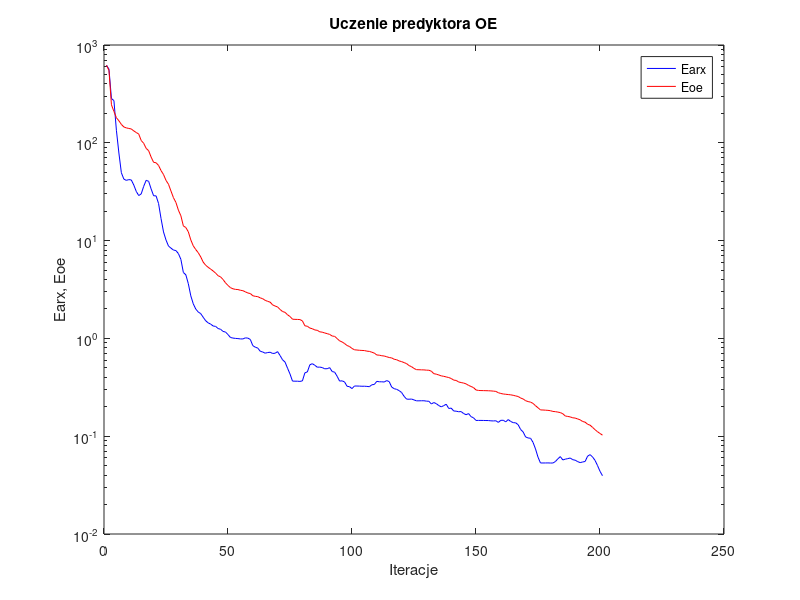
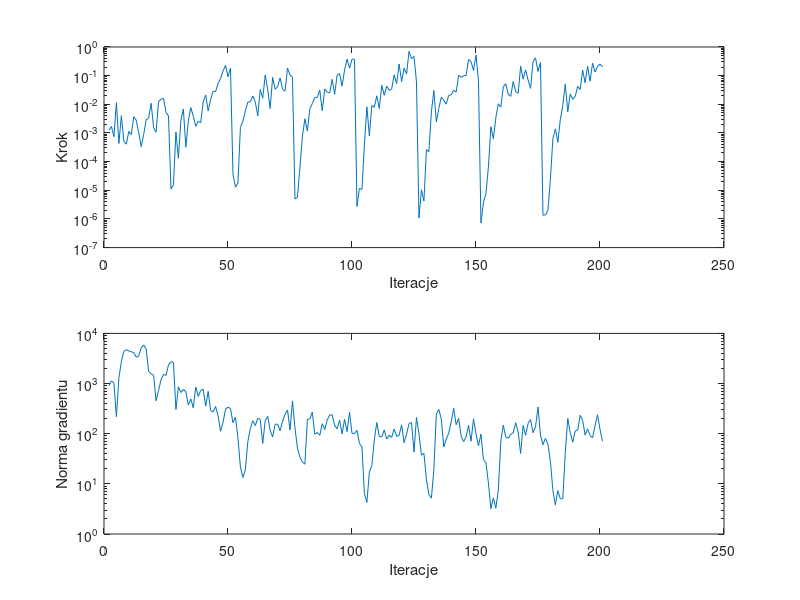

Write MATLAB code to recreate these figures, in order.
%uczenie predyktora oe
clear all;
n=0; farx(n+1)=6.201502e+002; foe(n+1)=6.208228e+002; wspucz(n+1)=0.000000e+000; ng(n+1)=0.000000e+000;
%odnowa zmiennej metryki
n=1; farx(n+1)=5.672372e+002; foe(n+1)=5.493579e+002; krok(n+1)=1.238012e-003; ng(n+1)=9.073692e+002;
n=2; farx(n+1)=2.833670e+002; foe(n+1)=2.446838e+002; krok(n+1)=1.686590e-003; ng(n+1)=1.132873e+003;
n=3; farx(n+1)=2.702310e+002; foe(n+1)=2.094744e+002; krok(n+1)=7.394410e-004; ng(n+1)=1.020948e+003;
n=4; farx(n+1)=1.341530e+002; foe(n+1)=1.804912e+002; krok(n+1)=1.142218e-002; ng(n+1)=2.178645e+002;
n=5; farx(n+1)=7.870169e+001; foe(n+1)=1.680177e+002; krok(n+1)=4.283128e-004; ng(n+1)=1.286269e+003;
n=6; farx(n+1)=4.941210e+001; foe(n+1)=1.542048e+002; krok(n+1)=3.999353e-003; ng(n+1)=2.753893e+003;
n=7; farx(n+1)=4.255263e+001; foe(n+1)=1.452259e+002; krok(n+1)=5.120833e-004; ng(n+1)=4.379977e+003;
n=8; farx(n+1)=4.129502e+001; foe(n+1)=1.421091e+002; krok(n+1)=4.060559e-004; ng(n+1)=4.728277e+003;
n=9; farx(n+1)=4.204591e+001; foe(n+1)=1.401724e+002; krok(n+1)=1.130223e-003; ng(n+1)=4.486458e+003;
n=10; farx(n+1)=4.171376e+001; foe(n+1)=1.386084e+002; krok(n+1)=8.713328e-004; ng(n+1)=4.301450e+003;
n=11; farx(n+1)=3.704862e+001; foe(n+1)=1.323283e+002; krok(n+1)=3.677109e-003; ng(n+1)=4.140521e+003;
n=12; farx(n+1)=3.187123e+001; foe(n+1)=1.274593e+002; krok(n+1)=2.778799e-003; ng(n+1)=3.351808e+003;
n=13; farx(n+1)=2.887805e+001; foe(n+1)=1.228034e+002; krok(n+1)=1.024167e-003; ng(n+1)=3.557407e+003;
n=14; farx(n+1)=3.001675e+001; foe(n+1)=1.056306e+002; krok(n+1)=3.325065e-004; ng(n+1)=5.096783e+003;
n=15; farx(n+1)=3.586722e+001; foe(n+1)=9.881061e+001; krok(n+1)=8.861138e-004; ng(n+1)=5.888084e+003;
n=16; farx(n+1)=4.134937e+001; foe(n+1)=8.770421e+001; krok(n+1)=2.823736e-003; ng(n+1)=4.865350e+003;
n=17; farx(n+1)=4.037512e+001; foe(n+1)=8.302661e+001; krok(n+1)=3.334617e-003; ng(n+1)=1.746766e+003;
n=18; farx(n+1)=3.377737e+001; foe(n+1)=7.147186e+001; krok(n+1)=1.086709e-002; ng(n+1)=1.563555e+003;
n=19; farx(n+1)=2.875236e+001; foe(n+1)=6.314968e+001; krok(n+1)=1.532691e-003; ng(n+1)=1.459613e+003;
n=20; farx(n+1)=2.866182e+001; foe(n+1)=6.249166e+001; krok(n+1)=1.058897e-003; ng(n+1)=4.525338e+002;
n=21; farx(n+1)=2.393438e+001; foe(n+1)=5.867659e+001; krok(n+1)=1.254246e-002; ng(n+1)=7.342773e+002;
n=22; farx(n+1)=1.679615e+001; foe(n+1)=5.198185e+001; krok(n+1)=1.503401e-002; ng(n+1)=1.189653e+003;
n=23; farx(n+1)=1.225932e+001; foe(n+1)=4.738093e+001; krok(n+1)=1.617035e-002; ng(n+1)=1.520761e+003;
n=24; farx(n+1)=1.014442e+001; foe(n+1)=4.126825e+001; krok(n+1)=5.320104e-003; ng(n+1)=1.451273e+003;
n=25; farx(n+1)=8.801925e+000; foe(n+1)=3.769971e+001; krok(n+1)=3.920371e-003; ng(n+1)=2.345596e+003;
%odnowa zmiennej metryki
n=26; farx(n+1)=8.375120e+000; foe(n+1)=3.214011e+001; krok(n+1)=1.109569e-005; ng(n+1)=2.734042e+003;
n=27; farx(n+1)=8.008134e+000; foe(n+1)=2.748315e+001; krok(n+1)=1.549177e-005; ng(n+1)=2.624853e+003;
n=28; farx(n+1)=7.907484e+000; foe(n+1)=2.454563e+001; krok(n+1)=1.078226e-003; ng(n+1)=3.042409e+002;
n=29; farx(n+1)=7.367353e+000; foe(n+1)=2.047771e+001; krok(n+1)=1.297027e-004; ng(n+1)=8.612637e+002;
n=30; farx(n+1)=6.428981e+000; foe(n+1)=1.793648e+001; krok(n+1)=2.778799e-003; ng(n+1)=6.643957e+002;
n=31; farx(n+1)=4.721522e+000; foe(n+1)=1.413077e+001; krok(n+1)=6.884472e-003; ng(n+1)=7.638864e+002;
n=32; farx(n+1)=4.467663e+000; foe(n+1)=1.360217e+001; krok(n+1)=3.185772e-004; ng(n+1)=6.882908e+002;
n=33; farx(n+1)=3.625131e+000; foe(n+1)=1.230109e+001; krok(n+1)=2.604174e-003; ng(n+1)=3.738402e+002;
n=34; farx(n+1)=2.722989e+000; foe(n+1)=1.016488e+001; krok(n+1)=7.632150e-003; ng(n+1)=4.926055e+002;
n=35; farx(n+1)=2.255151e+000; foe(n+1)=8.837812e+000; krok(n+1)=3.852167e-003; ng(n+1)=3.285095e+002;
n=36; farx(n+1)=1.995731e+000; foe(n+1)=8.098165e+000; krok(n+1)=1.709568e-003; ng(n+1)=8.505017e+002;
n=37; farx(n+1)=1.861235e+000; foe(n+1)=7.522573e+000; krok(n+1)=2.583925e-003; ng(n+1)=5.547716e+002;
n=38; farx(n+1)=1.792209e+000; foe(n+1)=6.813768e+000; krok(n+1)=2.314595e-003; ng(n+1)=7.284041e+002;
n=39; farx(n+1)=1.644929e+000; foe(n+1)=6.022277e+000; krok(n+1)=1.204622e-002; ng(n+1)=7.697160e+002;
n=40; farx(n+1)=1.515124e+000; foe(n+1)=5.600307e+000; krok(n+1)=2.117616e-002; ng(n+1)=3.536959e+002;
n=41; farx(n+1)=1.442119e+000; foe(n+1)=5.333945e+000; krok(n+1)=5.892055e-003; ng(n+1)=6.963195e+002;
n=42; farx(n+1)=1.400667e+000; foe(n+1)=5.110211e+000; krok(n+1)=1.477175e-002; ng(n+1)=2.907205e+002;
n=43; farx(n+1)=1.338982e+000; foe(n+1)=4.895265e+000; krok(n+1)=2.861011e-002; ng(n+1)=2.713808e+002;
n=44; farx(n+1)=1.327264e+000; foe(n+1)=4.646799e+000; krok(n+1)=2.780135e-002; ng(n+1)=3.494070e+002;
n=45; farx(n+1)=1.262069e+000; foe(n+1)=4.375757e+000; krok(n+1)=5.397089e-002; ng(n+1)=2.259736e+002;
n=46; farx(n+1)=1.239772e+000; foe(n+1)=4.257264e+000; krok(n+1)=8.005809e-002; ng(n+1)=1.119330e+002;
n=47; farx(n+1)=1.179080e+000; foe(n+1)=4.003472e+000; krok(n+1)=1.453256e-001; ng(n+1)=1.687250e+002;
n=48; farx(n+1)=1.161300e+000; foe(n+1)=3.699242e+000; krok(n+1)=2.278082e-001; ng(n+1)=3.067690e+002;
n=49; farx(n+1)=1.093443e+000; foe(n+1)=3.478803e+000; krok(n+1)=9.137743e-002; ng(n+1)=3.382660e+002;
n=50; farx(n+1)=1.021723e+000; foe(n+1)=3.301257e+000; krok(n+1)=1.818254e-001; ng(n+1)=3.176050e+002;
%odnowa zmiennej metryki
n=51; farx(n+1)=1.007774e+000; foe(n+1)=3.215533e+000; krok(n+1)=3.673902e-005; ng(n+1)=1.659914e+002;
n=52; farx(n+1)=1.000371e+000; foe(n+1)=3.171025e+000; krok(n+1)=1.283755e-005; ng(n+1)=2.146578e+002;
n=53; farx(n+1)=9.955657e-001; foe(n+1)=3.158345e+000; krok(n+1)=1.786413e-005; ng(n+1)=8.388179e+001;
n=54; farx(n+1)=9.879412e-001; foe(n+1)=3.106900e+000; krok(n+1)=1.568349e-003; ng(n+1)=2.169728e+001;
n=55; farx(n+1)=9.870151e-001; foe(n+1)=3.075332e+000; krok(n+1)=2.564143e-003; ng(n+1)=1.344795e+001;
n=56; farx(n+1)=1.012771e+000; foe(n+1)=2.992977e+000; krok(n+1)=5.894618e-003; ng(n+1)=1.893774e+001;
n=57; farx(n+1)=1.007119e+000; foe(n+1)=2.911573e+000; krok(n+1)=1.189189e-002; ng(n+1)=6.987375e+001;
n=58; farx(n+1)=9.755614e-001; foe(n+1)=2.876156e+000; krok(n+1)=1.223760e-002; ng(n+1)=1.264497e+002;
n=59; farx(n+1)=8.431495e-001; foe(n+1)=2.730421e+000; krok(n+1)=1.958773e-002; ng(n+1)=1.816512e+002;
n=60; farx(n+1)=8.134112e-001; foe(n+1)=2.692766e+000; krok(n+1)=1.219985e-002; ng(n+1)=1.453871e+002;
n=61; farx(n+1)=7.959789e-001; foe(n+1)=2.672943e+000; krok(n+1)=3.941672e-003; ng(n+1)=2.031085e+002;
n=62; farx(n+1)=7.387607e-001; foe(n+1)=2.596789e+000; krok(n+1)=3.266584e-002; ng(n+1)=1.922431e+002;
n=63; farx(n+1)=7.260997e-001; foe(n+1)=2.545070e+000; krok(n+1)=1.626130e-002; ng(n+1)=6.389943e+001;
n=64; farx(n+1)=7.059899e-001; foe(n+1)=2.449079e+000; krok(n+1)=1.046893e-001; ng(n+1)=1.816359e+002;
n=65; farx(n+1)=7.172477e-001; foe(n+1)=2.392518e+000; krok(n+1)=3.244437e-002; ng(n+1)=2.217661e+002;
n=66; farx(n+1)=7.215991e-001; foe(n+1)=2.348008e+000; krok(n+1)=7.152527e-003; ng(n+1)=1.173046e+002;
n=67; farx(n+1)=7.014923e-001; foe(n+1)=2.200003e+000; krok(n+1)=8.662598e-002; ng(n+1)=8.594148e+001;
n=68; farx(n+1)=7.053615e-001; foe(n+1)=2.143422e+000; krok(n+1)=3.329590e-002; ng(n+1)=1.540668e+002;
n=69; farx(n+1)=7.321629e-001; foe(n+1)=2.095921e+000; krok(n+1)=4.138946e-002; ng(n+1)=1.553597e+002;
n=70; farx(n+1)=6.676472e-001; foe(n+1)=1.976407e+000; krok(n+1)=8.372621e-002; ng(n+1)=1.148030e+002;
n=71; farx(n+1)=6.042548e-001; foe(n+1)=1.881978e+000; krok(n+1)=3.387226e-002; ng(n+1)=1.771149e+002;
n=72; farx(n+1)=5.725082e-001; foe(n+1)=1.846928e+000; krok(n+1)=2.867438e-002; ng(n+1)=2.443493e+002;
n=73; farx(n+1)=4.962805e-001; foe(n+1)=1.744320e+000; krok(n+1)=1.845727e-001; ng(n+1)=2.972524e+002;
n=74; farx(n+1)=4.326890e-001; foe(n+1)=1.674190e+000; krok(n+1)=1.057059e-001; ng(n+1)=1.187166e+002;
n=75; farx(n+1)=3.660482e-001; foe(n+1)=1.571824e+000; krok(n+1)=8.892157e-002; ng(n+1)=4.517896e+002;
%odnowa zmiennej metryki
n=76; farx(n+1)=3.652069e-001; foe(n+1)=1.565408e+000; krok(n+1)=4.944182e-006; ng(n+1)=1.307070e+002;
n=77; farx(n+1)=3.650942e-001; foe(n+1)=1.563149e+000; krok(n+1)=5.828323e-006; ng(n+1)=5.177342e+001;
n=78; farx(n+1)=3.632896e-001; foe(n+1)=1.557851e+000; krok(n+1)=6.235827e-005; ng(n+1)=3.404000e+001;
n=79; farx(n+1)=3.679331e-001; foe(n+1)=1.510756e+000; krok(n+1)=7.740461e-004; ng(n+1)=2.749364e+001;
n=80; farx(n+1)=4.445292e-001; foe(n+1)=1.345387e+000; krok(n+1)=3.127439e-003; ng(n+1)=2.466877e+001;
n=81; farx(n+1)=4.544762e-001; foe(n+1)=1.331159e+000; krok(n+1)=1.162042e-003; ng(n+1)=1.908904e+002;
n=82; farx(n+1)=5.373293e-001; foe(n+1)=1.275441e+000; krok(n+1)=6.947618e-003; ng(n+1)=1.983156e+002;
n=83; farx(n+1)=5.513851e-001; foe(n+1)=1.256238e+000; krok(n+1)=1.063635e-002; ng(n+1)=2.679934e+002;
n=84; farx(n+1)=5.313465e-001; foe(n+1)=1.220285e+000; krok(n+1)=1.748904e-002; ng(n+1)=9.760038e+001;
n=85; farx(n+1)=5.075565e-001; foe(n+1)=1.209743e+000; krok(n+1)=1.725161e-002; ng(n+1)=1.060544e+002;
n=86; farx(n+1)=5.089898e-001; foe(n+1)=1.167669e+000; krok(n+1)=3.133413e-002; ng(n+1)=9.261735e+001;
n=87; farx(n+1)=5.031974e-001; foe(n+1)=1.157937e+000; krok(n+1)=5.980899e-003; ng(n+1)=1.584138e+002;
n=88; farx(n+1)=4.891329e-001; foe(n+1)=1.136583e+000; krok(n+1)=3.426151e-002; ng(n+1)=1.208069e+002;
n=89; farx(n+1)=4.902074e-001; foe(n+1)=1.118394e+000; krok(n+1)=2.643052e-002; ng(n+1)=1.878257e+002;
n=90; farx(n+1)=5.022289e-001; foe(n+1)=1.098297e+000; krok(n+1)=2.502768e-002; ng(n+1)=2.353769e+002;
n=91; farx(n+1)=4.584635e-001; foe(n+1)=1.057668e+000; krok(n+1)=7.413078e-002; ng(n+1)=2.381311e+002;
n=92; farx(n+1)=4.517397e-001; foe(n+1)=1.049134e+000; krok(n+1)=2.219272e-002; ng(n+1)=1.460199e+002;
n=93; farx(n+1)=4.101144e-001; foe(n+1)=9.966188e-001; krok(n+1)=1.046893e-001; ng(n+1)=1.251787e+002;
n=94; farx(n+1)=3.661838e-001; foe(n+1)=9.438813e-001; krok(n+1)=1.191056e-001; ng(n+1)=1.865999e+002;
n=95; farx(n+1)=3.682928e-001; foe(n+1)=9.202408e-001; krok(n+1)=4.331299e-002; ng(n+1)=9.820451e+001;
n=96; farx(n+1)=3.589496e-001; foe(n+1)=8.863225e-001; krok(n+1)=1.571889e-001; ng(n+1)=1.927610e+002;
n=97; farx(n+1)=3.239105e-001; foe(n+1)=8.457981e-001; krok(n+1)=3.772555e-001; ng(n+1)=1.100530e+002;
n=98; farx(n+1)=3.209707e-001; foe(n+1)=8.262747e-001; krok(n+1)=1.827549e-001; ng(n+1)=2.677744e+002;
n=99; farx(n+1)=3.068020e-001; foe(n+1)=7.894841e-001; krok(n+1)=3.785765e-001; ng(n+1)=1.014511e+002;
n=100; farx(n+1)=3.260988e-001; foe(n+1)=7.648776e-001; krok(n+1)=3.655097e-001; ng(n+1)=1.006541e+002;
%odnowa zmiennej metryki
n=101; farx(n+1)=3.258851e-001; foe(n+1)=7.604823e-001; krok(n+1)=2.732928e-006; ng(n+1)=1.173653e+002;
n=102; farx(n+1)=3.252572e-001; foe(n+1)=7.560317e-001; krok(n+1)=1.161317e-005; ng(n+1)=6.375324e+001;
n=103; farx(n+1)=3.241135e-001; foe(n+1)=7.531571e-001; krok(n+1)=1.061240e-005; ng(n+1)=5.457858e+001;
n=104; farx(n+1)=3.244083e-001; foe(n+1)=7.513222e-001; krok(n+1)=3.885492e-004; ng(n+1)=6.380675e+000;
n=105; farx(n+1)=3.230993e-001; foe(n+1)=7.407899e-001; krok(n+1)=8.128862e-003; ng(n+1)=4.265093e+000;
n=106; farx(n+1)=3.208342e-001; foe(n+1)=7.363841e-001; krok(n+1)=7.937301e-004; ng(n+1)=1.717784e+001;
n=107; farx(n+1)=3.355969e-001; foe(n+1)=7.222818e-001; krok(n+1)=9.030079e-003; ng(n+1)=2.322592e+001;
n=108; farx(n+1)=3.381497e-001; foe(n+1)=7.073993e-001; krok(n+1)=7.883344e-003; ng(n+1)=7.645247e+001;
n=109; farx(n+1)=3.639733e-001; foe(n+1)=6.767709e-001; krok(n+1)=1.973299e-002; ng(n+1)=1.672500e+002;
n=110; farx(n+1)=3.600642e-001; foe(n+1)=6.737821e-001; krok(n+1)=7.164989e-003; ng(n+1)=8.786133e+001;
n=111; farx(n+1)=3.600706e-001; foe(n+1)=6.649883e-001; krok(n+1)=4.544795e-002; ng(n+1)=8.673066e+001;
n=112; farx(n+1)=3.582803e-001; foe(n+1)=6.605056e-001; krok(n+1)=2.067140e-002; ng(n+1)=1.189503e+002;
n=113; farx(n+1)=3.705208e-001; foe(n+1)=6.489466e-001; krok(n+1)=4.294671e-002; ng(n+1)=7.816231e+001;
n=114; farx(n+1)=3.613327e-001; foe(n+1)=6.376111e-001; krok(n+1)=3.054889e-002; ng(n+1)=9.330670e+001;
n=115; farx(n+1)=3.180439e-001; foe(n+1)=6.315338e-001; krok(n+1)=3.452721e-002; ng(n+1)=8.434613e+001;
n=116; farx(n+1)=3.061259e-001; foe(n+1)=6.121132e-001; krok(n+1)=1.071906e-001; ng(n+1)=1.231928e+002;
n=117; farx(n+1)=3.014393e-001; foe(n+1)=6.051408e-001; krok(n+1)=5.235740e-002; ng(n+1)=8.823744e+001;
n=118; farx(n+1)=2.923856e-001; foe(n+1)=5.883919e-001; krok(n+1)=2.554195e-001; ng(n+1)=9.332413e+001;
n=119; farx(n+1)=2.797080e-001; foe(n+1)=5.790141e-001; krok(n+1)=6.209076e-002; ng(n+1)=1.503736e+002;
n=120; farx(n+1)=2.558597e-001; foe(n+1)=5.656058e-001; krok(n+1)=1.827549e-001; ng(n+1)=6.653578e+001;
n=121; farx(n+1)=2.395878e-001; foe(n+1)=5.528027e-001; krok(n+1)=1.143175e-001; ng(n+1)=9.807130e+001;
n=122; farx(n+1)=2.387849e-001; foe(n+1)=5.274222e-001; krok(n+1)=7.101669e-001; ng(n+1)=1.594975e+002;
n=123; farx(n+1)=2.398101e-001; foe(n+1)=5.140492e-001; krok(n+1)=3.886554e-001; ng(n+1)=1.667554e+002;
n=124; farx(n+1)=2.349792e-001; foe(n+1)=4.931012e-001; krok(n+1)=4.714530e-001; ng(n+1)=4.283527e+001;
n=125; farx(n+1)=2.299717e-001; foe(n+1)=4.790889e-001; krok(n+1)=6.064424e-002; ng(n+1)=2.105501e+002;
%odnowa zmiennej metryki
n=126; farx(n+1)=2.300371e-001; foe(n+1)=4.781120e-001; krok(n+1)=1.079046e-006; ng(n+1)=1.008226e+002;
n=127; farx(n+1)=2.303997e-001; foe(n+1)=4.769881e-001; krok(n+1)=1.046074e-005; ng(n+1)=3.741643e+001;
n=128; farx(n+1)=2.304414e-001; foe(n+1)=4.765024e-001; krok(n+1)=4.233048e-006; ng(n+1)=4.050515e+001;
n=129; farx(n+1)=2.283468e-001; foe(n+1)=4.734807e-001; krok(n+1)=2.594055e-004; ng(n+1)=1.231787e+001;
n=130; farx(n+1)=2.276031e-001; foe(n+1)=4.727375e-001; krok(n+1)=2.224361e-004; ng(n+1)=6.036958e+000;
n=131; farx(n+1)=2.135148e-001; foe(n+1)=4.619114e-001; krok(n+1)=5.296999e-003; ng(n+1)=5.181913e+000;
n=132; farx(n+1)=2.209422e-001; foe(n+1)=4.358098e-001; krok(n+1)=3.050997e-002; ng(n+1)=1.870943e+001;
n=133; farx(n+1)=2.150152e-001; foe(n+1)=4.308329e-001; krok(n+1)=2.422929e-003; ng(n+1)=2.437917e+002;
n=134; farx(n+1)=2.056160e-001; foe(n+1)=4.226760e-001; krok(n+1)=7.191676e-003; ng(n+1)=3.046252e+002;
n=135; farx(n+1)=1.996729e-001; foe(n+1)=4.138888e-001; krok(n+1)=1.761298e-002; ng(n+1)=1.978243e+002;
n=136; farx(n+1)=2.054698e-001; foe(n+1)=4.095460e-001; krok(n+1)=1.370601e-002; ng(n+1)=5.419394e+001;
n=137; farx(n+1)=2.123676e-001; foe(n+1)=4.037069e-001; krok(n+1)=1.008597e-002; ng(n+1)=7.811985e+001;
n=138; farx(n+1)=1.921984e-001; foe(n+1)=3.978985e-001; krok(n+1)=2.065111e-002; ng(n+1)=1.026500e+002;
n=139; farx(n+1)=1.937461e-001; foe(n+1)=3.891683e-001; krok(n+1)=2.147336e-002; ng(n+1)=1.719523e+002;
n=140; farx(n+1)=1.811451e-001; foe(n+1)=3.745574e-001; krok(n+1)=3.081734e-002; ng(n+1)=3.217558e+002;
n=141; farx(n+1)=1.802513e-001; foe(n+1)=3.718474e-001; krok(n+1)=2.667694e-002; ng(n+1)=1.507164e+002;
n=142; farx(n+1)=1.778510e-001; foe(n+1)=3.584446e-001; krok(n+1)=1.039503e-001; ng(n+1)=2.011426e+002;
n=143; farx(n+1)=1.785640e-001; foe(n+1)=3.537036e-001; krok(n+1)=8.764941e-002; ng(n+1)=8.994765e+001;
n=144; farx(n+1)=1.705717e-001; foe(n+1)=3.494074e-001; krok(n+1)=9.907791e-002; ng(n+1)=6.929995e+001;
n=145; farx(n+1)=1.658931e-001; foe(n+1)=3.428622e-001; krok(n+1)=1.006999e-001; ng(n+1)=8.565073e+001;
n=146; farx(n+1)=1.703269e-001; foe(n+1)=3.307646e-001; krok(n+1)=3.655097e-001; ng(n+1)=1.467508e+002;
n=147; farx(n+1)=1.585150e-001; foe(n+1)=3.225376e-001; krok(n+1)=3.106282e-001; ng(n+1)=7.086217e+001;
n=148; farx(n+1)=1.541869e-001; foe(n+1)=3.140958e-001; krok(n+1)=1.514569e-001; ng(n+1)=1.980037e+002;
n=149; farx(n+1)=1.449919e-001; foe(n+1)=2.970207e-001; krok(n+1)=5.250759e-001; ng(n+1)=9.809139e+001;
n=150; farx(n+1)=1.450178e-001; foe(n+1)=2.937736e-001; krok(n+1)=6.601690e-002; ng(n+1)=5.718699e+001;
%odnowa zmiennej metryki
n=151; farx(n+1)=1.450048e-001; foe(n+1)=2.928908e-001; krok(n+1)=7.164804e-007; ng(n+1)=9.804655e+001;
n=152; farx(n+1)=1.448573e-001; foe(n+1)=2.925496e-001; krok(n+1)=3.789157e-006; ng(n+1)=3.025264e+001;
n=153; farx(n+1)=1.446716e-001; foe(n+1)=2.920532e-001; krok(n+1)=7.559984e-006; ng(n+1)=2.647408e+001;
n=154; farx(n+1)=1.445519e-001; foe(n+1)=2.915557e-001; krok(n+1)=6.490171e-005; ng(n+1)=1.048117e+001;
n=155; farx(n+1)=1.436304e-001; foe(n+1)=2.905676e-001; krok(n+1)=1.651908e-003; ng(n+1)=3.205994e+000;
n=156; farx(n+1)=1.432553e-001; foe(n+1)=2.890722e-001; krok(n+1)=6.298318e-004; ng(n+1)=5.255592e+000;
n=157; farx(n+1)=1.438777e-001; foe(n+1)=2.871755e-001; krok(n+1)=3.456065e-003; ng(n+1)=3.284917e+000;
n=158; farx(n+1)=1.384599e-001; foe(n+1)=2.783548e-001; krok(n+1)=1.038090e-002; ng(n+1)=7.555438e+000;
n=159; farx(n+1)=1.453182e-001; foe(n+1)=2.735392e-001; krok(n+1)=8.017859e-003; ng(n+1)=7.050179e+001;
n=160; farx(n+1)=1.455090e-001; foe(n+1)=2.701625e-001; krok(n+1)=4.016599e-002; ng(n+1)=1.477935e+002;
n=161; farx(n+1)=1.402371e-001; foe(n+1)=2.683300e-001; krok(n+1)=5.234463e-002; ng(n+1)=8.599877e+001;
n=162; farx(n+1)=1.479336e-001; foe(n+1)=2.666177e-001; krok(n+1)=2.262062e-002; ng(n+1)=8.122070e+001;
n=163; farx(n+1)=1.414674e-001; foe(n+1)=2.648277e-001; krok(n+1)=1.887308e-002; ng(n+1)=9.700727e+001;
n=164; farx(n+1)=1.376007e-001; foe(n+1)=2.619656e-001; krok(n+1)=6.287977e-002; ng(n+1)=1.039311e+002;
n=165; farx(n+1)=1.370285e-001; foe(n+1)=2.581104e-001; krok(n+1)=2.753789e-002; ng(n+1)=1.653773e+002;
n=166; farx(n+1)=1.309363e-001; foe(n+1)=2.547248e-001; krok(n+1)=2.439969e-002; ng(n+1)=1.091312e+002;
n=167; farx(n+1)=1.170524e-001; foe(n+1)=2.455730e-001; krok(n+1)=2.144024e-001; ng(n+1)=4.037760e+001;
n=168; farx(n+1)=1.106257e-001; foe(n+1)=2.403161e-001; krok(n+1)=7.514923e-002; ng(n+1)=1.456811e+002;
n=169; farx(n+1)=9.828686e-002; foe(n+1)=2.307312e-001; krok(n+1)=1.587379e-001; ng(n+1)=9.303952e+001;
n=170; farx(n+1)=9.595132e-002; foe(n+1)=2.259337e-001; krok(n+1)=7.045190e-002; ng(n+1)=1.604429e+002;
n=171; farx(n+1)=9.522914e-002; foe(n+1)=2.230620e-001; krok(n+1)=3.595477e-002; ng(n+1)=1.909068e+002;
n=172; farx(n+1)=8.645085e-002; foe(n+1)=2.163863e-001; krok(n+1)=3.081903e-001; ng(n+1)=1.046698e+002;
n=173; farx(n+1)=7.403981e-002; foe(n+1)=2.049341e-001; krok(n+1)=4.187571e-001; ng(n+1)=1.369325e+002;
n=174; farx(n+1)=6.104757e-002; foe(n+1)=1.953181e-001; krok(n+1)=1.400181e-001; ng(n+1)=3.406981e+002;
n=175; farx(n+1)=5.323734e-002; foe(n+1)=1.856748e-001; krok(n+1)=2.909773e-001; ng(n+1)=9.413314e+001;
%odnowa zmiennej metryki
n=176; farx(n+1)=5.324332e-002; foe(n+1)=1.853295e-001; krok(n+1)=1.344676e-006; ng(n+1)=6.059880e+001;
n=177; farx(n+1)=5.325696e-002; foe(n+1)=1.845523e-001; krok(n+1)=1.382650e-006; ng(n+1)=8.027379e+001;
n=178; farx(n+1)=5.332935e-002; foe(n+1)=1.837677e-001; krok(n+1)=1.984585e-006; ng(n+1)=6.195749e+001;
n=179; farx(n+1)=5.318168e-002; foe(n+1)=1.823268e-001; krok(n+1)=2.418894e-005; ng(n+1)=2.816293e+001;
n=180; farx(n+1)=5.317701e-002; foe(n+1)=1.791983e-001; krok(n+1)=6.369581e-004; ng(n+1)=7.418479e+000;
n=181; farx(n+1)=5.504858e-002; foe(n+1)=1.782490e-001; krok(n+1)=1.387045e-003; ng(n+1)=3.800931e+000;
n=182; farx(n+1)=5.868374e-002; foe(n+1)=1.764198e-001; krok(n+1)=4.704542e-004; ng(n+1)=7.345648e+000;
n=183; farx(n+1)=6.183923e-002; foe(n+1)=1.743706e-001; krok(n+1)=2.962391e-003; ng(n+1)=5.029473e+000;
n=184; farx(n+1)=5.719000e-002; foe(n+1)=1.698076e-001; krok(n+1)=9.150227e-003; ng(n+1)=5.048905e+000;
n=185; farx(n+1)=5.824413e-002; foe(n+1)=1.608905e-001; krok(n+1)=5.082412e-002; ng(n+1)=4.195892e+001;
n=186; farx(n+1)=5.899301e-002; foe(n+1)=1.592793e-001; krok(n+1)=5.457942e-003; ng(n+1)=2.016626e+002;
n=187; farx(n+1)=5.983347e-002; foe(n+1)=1.574874e-001; krok(n+1)=2.284436e-002; ng(n+1)=1.056138e+002;
n=188; farx(n+1)=5.755700e-002; foe(n+1)=1.542661e-001; krok(n+1)=1.501192e-002; ng(n+1)=6.726735e+001;
n=189; farx(n+1)=5.682142e-002; foe(n+1)=1.532472e-001; krok(n+1)=1.868912e-002; ng(n+1)=1.131663e+002;
n=190; farx(n+1)=5.497088e-002; foe(n+1)=1.501061e-001; krok(n+1)=4.235232e-002; ng(n+1)=1.179375e+002;
n=191; farx(n+1)=5.370182e-002; foe(n+1)=1.470719e-001; krok(n+1)=3.281725e-002; ng(n+1)=2.330686e+002;
n=192; farx(n+1)=5.450527e-002; foe(n+1)=1.413547e-001; krok(n+1)=1.568265e-001; ng(n+1)=1.850359e+002;
n=193; farx(n+1)=5.516502e-002; foe(n+1)=1.392455e-001; krok(n+1)=5.623415e-002; ng(n+1)=9.347188e+001;
n=194; farx(n+1)=6.252175e-002; foe(n+1)=1.324504e-001; krok(n+1)=2.143812e-001; ng(n+1)=1.249451e+002;
n=195; farx(n+1)=6.479764e-002; foe(n+1)=1.296544e-001; krok(n+1)=6.407656e-002; ng(n+1)=9.193094e+001;
n=196; farx(n+1)=6.135212e-002; foe(n+1)=1.231321e-001; krok(n+1)=2.725288e-001; ng(n+1)=8.353674e+001;
n=197; farx(n+1)=5.656736e-002; foe(n+1)=1.166182e-001; krok(n+1)=1.331896e-001; ng(n+1)=1.439437e+002;
n=198; farx(n+1)=5.012907e-002; foe(n+1)=1.111214e-001; krok(n+1)=2.134155e-001; ng(n+1)=2.392090e+002;
n=199; farx(n+1)=4.377951e-002; foe(n+1)=1.066574e-001; krok(n+1)=2.496347e-001; ng(n+1)=1.223730e+002;
n=200; farx(n+1)=3.945863e-002; foe(n+1)=1.025379e-001; krok(n+1)=2.039901e-001; ng(n+1)=7.080954e+001;

figure; semilogy(farx,'b'); hold on; semilogy(foe,'r'); xlabel('Iteracje'); ylabel('Earx, Eoe'); legend('Earx','Eoe'); title('Uczenie predyktora OE');
figure; subplot(2,1,1); semilogy(krok); xlabel('Iteracje'); ylabel('Krok');
subplot(2,1,2); semilogy(ng); xlabel('Iteracje'); ylabel('Norma gradientu');
Earx=farx(n+1)
Eoe=foe(n+1)
